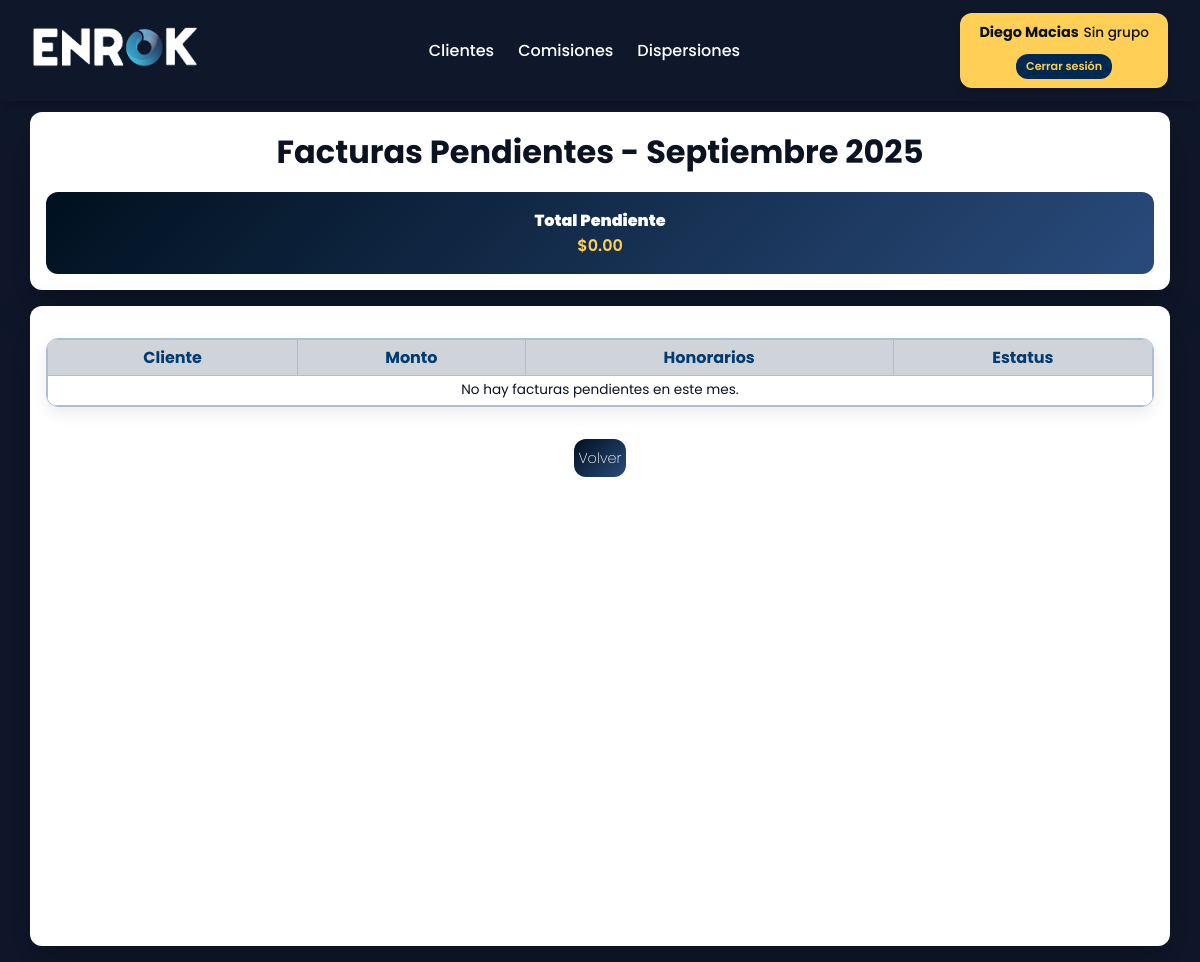
/reporte_dispersiones/detalle/?mes=9&anio=2025 (signed in), run on an earlier commit of the app's database.
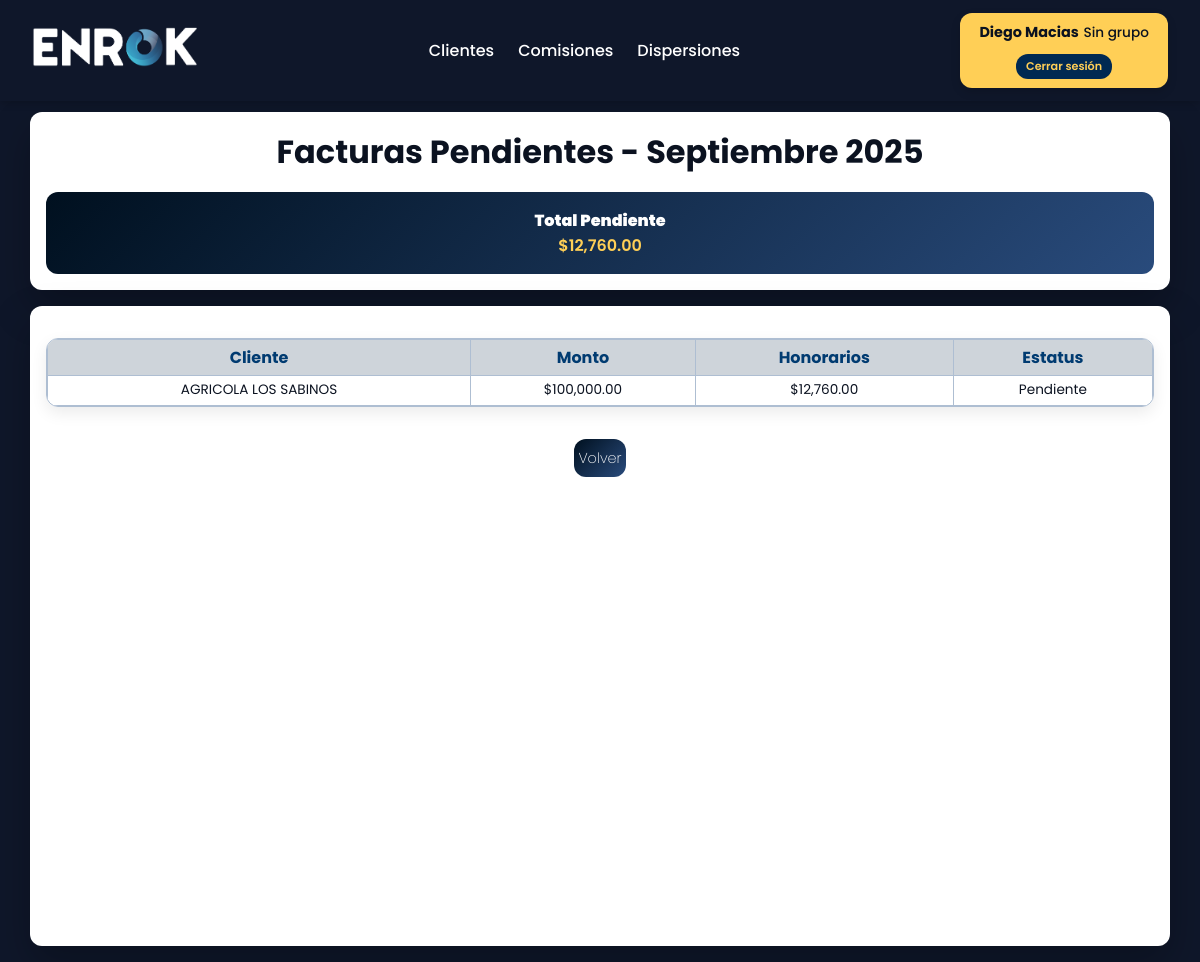
And on a later commit of the database.
### dispersiones/models.py (models this page shows, shortened)
class Dispersion(models.Model):
    fecha = models.DateTimeField(default=timezone.now)
    cliente = models.ForeignKey(Cliente, on_delete=models.CASCADE)
    factura = models.CharField(max_length=100)
    num_factura = models.CharField(max_length=100, blank=True, null=True)
    monto = models.DecimalField(max_digits=12, decimal_places=2)
    comision = models.DecimalField(max_digits=12, decimal_places=2, editable=False)
    num_factura_honorarios = models.CharField(max_length=100, blank=True, null=True)
    total_honorarios = models.DecimalField(max_digits=12, decimal_places=2, editable=False)
    estatus_proceso = models.CharField(max_length=50)
    comentarios = models.TextField(blank=True, null=True)
    num_periodo = models.CharField(max_length=50, blank=True, null=True)
    estatus_periodo = models.CharField(max_length=50)
    estatus_pago = models.CharField(max_length=50, default="Pendiente")
    comision_procom = models.DecimalField(max_digits=5, decimal_places=2, editable=False)
    class Meta:
        permissions = [
            ("actualizar_estatus_dispersion", "Puede actualizar estatus de pago en dispersiones"),
        ]

### clientes/models.py (models this page shows, shortened)
class Cliente(models.Model):
    servicio = models.CharField(max_length=100)
    comision_procom = models.FloatField(blank=True, null=True)
    factura = models.CharField(blank=True, null=True)
    nombre = models.CharField(max_length=150)
    utilidad_enrok = models.FloatField(blank=True, null=True)
    comisionista_1 = models.CharField(max_length=100, blank=True, null=True)
    porcentaje_1 = models.FloatField(blank=True, null=True)
    comisionista_2 = models.CharField(max_length=100, blank=True, null=True)
    porcentaje_2 = models.FloatField(blank=True, null=True)
    comisionista_3 = models.CharField(max_length=100, blank=True, null=True)
    porcentaje_3 = models.FloatField(blank=True, null=True)
    comisionista_4 = models.CharField(max_length=100, blank=True, null=True)
    porcentaje_4 = models.FloatField(blank=True, null=True)
    comisionista_5 = models.CharField(max_length=100, blank=True, null=True)
    porcentaje_5 = models.FloatField(blank=True, null=True)
    comisionista_6 = models.CharField(max_length=100, blank=True, null=True)
    porcentaje_6 = models.FloatField(blank=True, null=True)
    comisionista_7 = models.CharField(max_length=100, blank=True, null=True)
    porcentaje_7 = models.FloatField(blank=True, null=True)
    comisionista_8 = models.CharField(max_length=100, blank=True, null=True)
    porcentaje_8 = models.FloatField(blank=True, null=True)
    comisionista_9 = models.CharField(max_length=100, blank=True, null=True)
    porcentaje_9 = models.FloatField(blank=True, null=True)
    fecha_registro = models.DateTimeField(auto_now_add=True)

### core/views.py (the view)
# urls.py: path('reporte_dispersiones/detalle/', views.reporte_detalle_dispersiones, name='reporte_detalle_dispersiones'),
def reporte_detalle_dispersiones(request):
    mes = int(request.GET.get('mes'))
    anio = int(request.GET.get('anio'))
    dispersiones = Dispersion.objects.filter(
        fecha__month=mes,
        fecha__year=anio,
        estatus_pago__in=["Pendiente", "Parcial"]
    ).order_by('cliente__nombre')
    mes_nombre = MESES_ES.get(mes, "")
    total_pendiente = dispersiones.aggregate(total=Sum('total_honorarios'))['total'] or 0
    return render(request, 'reporte/reporte_detalle.html', {
        'dispersiones': dispersiones,
        'mes': mes,
        'anio': anio,
        'mes_nombre': mes_nombre,
        'total_pendiente': total_pendiente,
    })

### core/templates/reporte/reporte_detalle.html (shortened to what this page needs)
{% extends 'base_listar.html' %}
{% load humanize %}
{% block title_filters %}
  <div class="card-top">
    <h1>Facturas Pendientes - {{ mes_nombre }} {{ anio }}</h1>
    <div class="pendiente-box">
      <div>
        <h2>Total Pendiente</h2>
        <strong class="monto">${{ total_pendiente|floatformat:2|intcomma }}</strong>
      </div>
    </div>
  </div>
{% endblock %}
{% block content %}
  <div class="card">
    <div class="table-container">
      <table>
        <tr>
          <th>Cliente</th>
          <th>Monto</th>
          <th>Honorarios</th>
          <th>Estatus</th>
        </tr>
        {% for d in dispersiones %}
        <tr>
          <td>{{ d.cliente.nombre }}</td>
          <td>${{ d.monto|floatformat:2|intcomma }}</td>
          <td>${{ d.total_honorarios|floatformat:2|intcomma }}</td>
          <td>{{ d.estatus_pago }}</td>
        </tr>
        {% empty %}
        <tr>
          <td colspan="4" style="text-align:center;">No hay facturas pendientes en este mes.</td>
        </tr>
        {% endfor %}
      </table>
    </div>
    <div style="margin-top: 2rem; text-align:center;">
      <a href="{% url 'reporte_dispersiones' %}" class="btn filtro_pagado">Volver</a>
    </div>
  </div>
{% endblock %}

What changed in the data, as far as the page shows it:
added Dispersion: cliente.nombre "AGRICOLA LOS SABINOS", monto "100,000.00", total_honorarios "12,760.00", estatus_pago "Pendiente"
Also different on the page:
{{ total_pendiente|floatformat:2|intcomma }}: "0.00" → "12,760.00"
text no longer shown: "No hay facturas pendientes en este mes."
